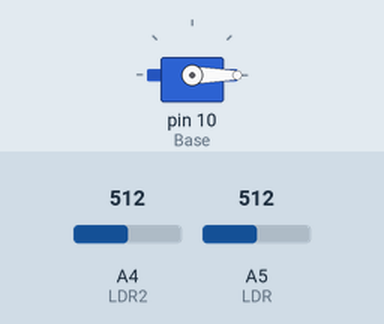
A sketch run on a simulated Arduino Uno, built with avr-gcc and run on an emulated ATmega328P. Shown: servo. The test bench sets the inputs (shaded band); at power-on: A4 (LDR2) = 512, A5 (LDR) = 512.

Above: at 1.2 s.
1.3 s: A4 (LDR2) set to 157
2.8 s: A4 (LDR2) set to 144
At 3.31 s:
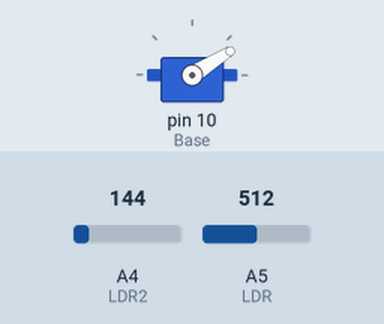
At 6.8 s:
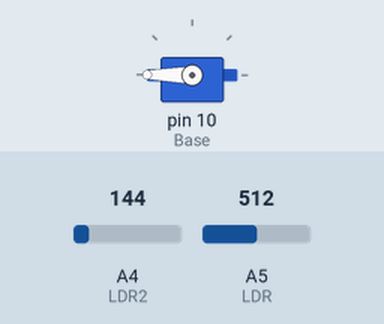
Timing chart, 0 to 8.3 s (numbered marks = the images above; inputs shaded):
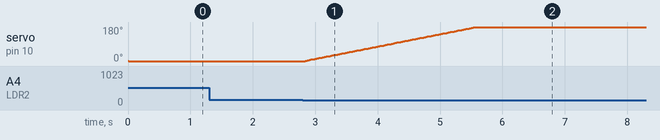

The sketch:

Braco_controlado_por_LDR.ino
```cpp
/* Projeto: Braço Robotico controlado pelo módulo HC-05 (Bluetooth);
 * Autor: Danilo Dutra;
 * Código teste para movimentar base ou microservo através de luminosidade lida pelo LDR, Esquerdo e Direito.
  * Projeto usado como princípio base para controlar a direção de um carro robotizado.
*/

#include <Servo.h>

#define LDR A5
#define LDR2 A4
#define Base 10

Servo base;

int v1, tempo = 15, readLDR, readLDR2;

void setup() {
  pinMode(Base, OUTPUT);
  base.attach(10);
  Serial.begin(9600);
}

void loop() {
  readLDR = analogRead(LDR);
  readLDR2 = analogRead(LDR2);

  if (readLDR < 900) {
    v1 ++;
    base.write(v1);
    delay(tempo);
    if (v1 >= 180) {
      v1 = 180;
    }
  }
  if (readLDR2 > 150) {
    v1 --;
    base.write(v1);
    delay(tempo);
    if (v1 <= 0) {
      v1 = 0;
    }
  }
}
```

Measured:
- the behaviour switches between 151 and 150 on A4 (LDR2) (found by bisection; images 0 and 1)
- after the input at 1.3 s, every drawn part: stays the same
- after the input at 2.8 s, servo on pin 10 (Base): moves from 0° to 180° over 2.7 s, starting at once
